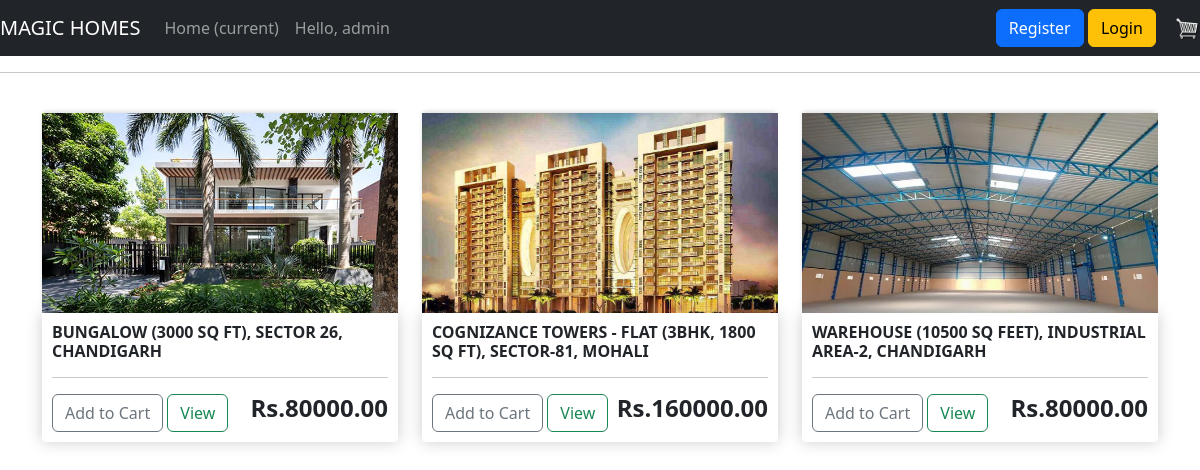
The page /store/ (signed in) on the database its author committed.
### store/models.py (models this page shows, shortened)
class Product(models.Model):
    name=models.CharField(max_length=200)
    price=models.FloatField()
    image=models.ImageField(null=True, blank=True)

### store/views.py (the view)
# urls.py: path("store/", include("store.urls")),
def store(request):
    products=Product.objects.all()
    context={'products': products}
    return render(request, "store/store.html", context)

### store/templates/store/store.html
{% extends 'store/main.html' %}
{% load static %}
{% block content %}
    <div class="row">
        {% for product in products %}
        <div class="col-lg-4">
            <img class="thumbnail" alt="This is a Product image" src="{{product.image.url}}">
            <div class="box-element product">
                <h6><strong>{{product.name}}</strong></h6>
                <hr>
                <button data-product={{product.id}} data-action="add" class="btn btn-outline-secondary add-btn update-cart">Add to Cart</button>
		        <a class="btn btn-outline-success" href="#">View</a>
		        <h4 style="display: inline-block; float: right"><strong>Rs.{{product.price|floatformat:2}}</strong></h4>
            </div>
        </div>
        {% endfor %}
    </div>
{% endblock content %}

### store/templates/store/main.html (shortened to what this page needs)
<!DOCTYPE html>
{% load static %}
<html>
    <head>
        <link rel="stylesheet" type="text/css" href="{% static 'css/main.css' %}">
        <link href="https://cdn.jsdelivr.net/npm/bootstrap@5.3.3/dist/css/bootstrap.min.css" rel="stylesheet">
    </head>
    <body>
        <nav class="navbar navbar-expand-lg navbar-dark bg-dark">
            <a class="navbar-brand" href="{% url 'store' %}">MAGIC HOMES</a>
            <div class="collapse navbar-collapse" id="navbarSupportedContent">
              <ul class="navbar-nav mr-auto">
                <li class="nav-item active">
                  <a class="nav-link" href="{% url 'store' %}">Home <span class="sr-only">(current)</span></a>
                </li>
                <a class="nav-link" href="#">Hello, {{user}}</a>
            </div>
            <div class="form-inline-my-2-my-lg-0">
                <a href="{% url 'register' %}" class="btn btn-primary">Register</a>
                <a href="{% url 'login' %}" class="btn btn-warning">Login</a>
                <a href="{% url 'cart' %}">
                    <img id="cart-icon" src="{% static 'images/cart.png' %}" alt="">
                </a>
            </div>
          </nav>
        <hr>
        <div class="container">
            <br>
            {% block content %}
            {% endblock content %}
        </div>
    </body>
</html>

### static/css/main.css (style rules this page uses)
body { background-color: hsl(0, 0%, 98%); }
h1,h2,h3,h4,h5,h6 { color:hsl(0, 0%, 30%); }
.box-element { box-shadow:hsl(0, 0%, 80%) 0 0 16px; background-color: #fff; border-radius: 4px; padding: 10px; }
.thumbnail { width: 100%; height: 200px; -webkit-box-shadow: -1px -3px 5px -2px rgba(214,214,214,1); -moz-box-shadow: -1px -3px 5px -2px rgba(214,214,214,1); box-shadow: -1px -3px 5px -2px rgba(214,214,214,1); }
.product { border-radius: 0 0 4px 4px; }
.bg-dark { background-color: #4f868c!important; }
#cart-icon { width:25px; display: inline-block; margin-left: 15px; }
.col-lg-4, .col-lg-6, .col-lg-8, .col-lg-12 { margin-top: 10px; }
.btn { border-radius: 0; }
.btn { font-size: 18px; }

### rows shown on the page
Product: image (picture), name "BUNGALOW (3000 SQ FT), SECTOR 26, CHANDIGARH", price "80000.00"
Product: image (picture), name "COGNIZANCE TOWERS - FLAT (3BHK, 1800 SQ FT), SECTOR-81, MOHALI", price "160000.00"
Product: image (picture), name "WAREHOUSE (10500 SQ FEET), INDUSTRIAL AREA-2, CHANDIGARH", price "80000.00"

### other values the page prints
{{ user }} "admin"
